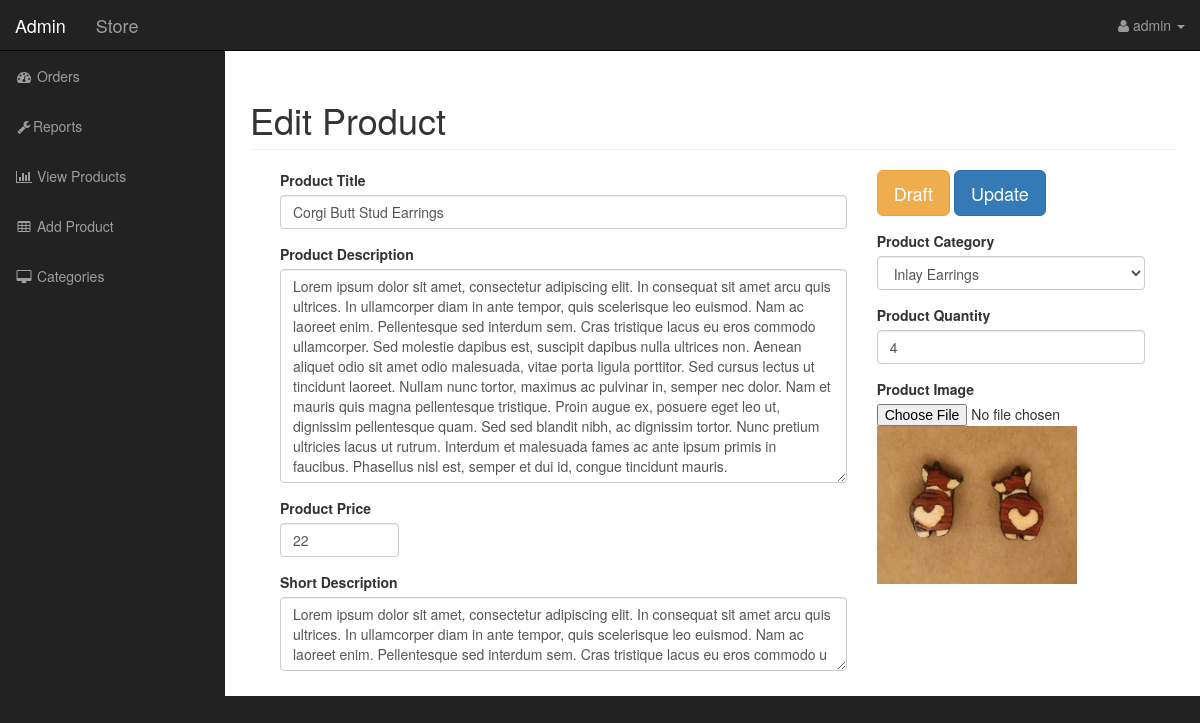
The page /admin/index.php?edit_product&id=11 (signed in) on the database its author committed.
### tables this page shows
CREATE TABLE `products` (
  `product_id` int(11) NOT NULL,
  `product_title` varchar(255) NOT NULL,
  `product_category_id` int(11) NOT NULL,
  `product_price` float NOT NULL,
  `product_qty` int(11) NOT NULL,
  `product_description` text NOT NULL,
  `short_desc` text NOT NULL,
  `product_image` varchar(255) NOT NULL
);

CREATE TABLE `categories` (
  `cat_id` int(11) NOT NULL,
  `cat_title` varchar(255) NOT NULL
);

### resources/functions.php (called while the page is built, shortened)
<?php
$upload_directory = "uploads";
function query($sql){
    global $connection;
    return mysqli_query($connection, $sql);
}
function escape_string($string){
    global $connection;
    return mysqli_real_escape_string($connection, $string);
}
function fetch_array($result){
    return mysqli_fetch_assoc($result);
}
function display_image($picture) {
    global $upload_directory;
    return $upload_directory . ds . $picture;
}
function show_product_category($product_category_id) {
$category_query = query("SELECT * FROM categories WHERE cat_id = '{$product_category_id}'");
while($category_row = fetch_array($category_query)) {
    return $category_row['cat_title'];
}
}
?>

### resources/templates/back/edit_product.php (the view, shortened to what this page needs)
<?php
  if(isset($_GET['id'])) {
    $query = query("SELECT * FROM products WHERE product_id = " . escape_string($_GET['id']) . " ");
    while($row = fetch_array($query)){
      $product_title = escape_string($row['product_title']);
      $product_category_id = escape_string($row['product_category_id']);
      $product_price = escape_string($row['product_price']);
      $product_description = escape_string($row['product_description']);
      $short_desc = escape_string($row['short_desc']);
      $product_quantity = ($row['product_qty']);
      $product_image = ($row['product_image']);
      $product_image = display_image($row['product_image']);
    }
  }
?>
<div class="col-md-12">
<div class="row">
<h1 class="page-header">
   Edit Product
</h1>
</div>
<form action="" method="post" enctype="multipart/form-data">
<div class="col-md-8">
<div class="form-group">
    <label for="product-title">Product Title </label>
        <input type="text" name="product_title" class="form-control" value="<?php echo $product_title;?>">
    </div>
    <div class="form-group">
           <label for="product-title">Product Description</label>
      <textarea name="product_description" id="" cols="30" rows="10" class="form-control"><?php echo $product_description;?></textarea>
    </div>
    <div class="form-group row">
      <div class="col-xs-3">
        <label for="product-price">Product Price</label>
        <input type="number" name="product_price" class="form-control" size="60" value="<?php echo $product_price;?>">
      </div>
    </div>
    <div class="form-group">
           <label for="product-title">Short Description</label>
      <textarea name="short_desc" id="" cols="30" rows="3" class="form-control"><?php echo $short_desc;?></textarea>
    </div>
</div>
<aside id="admin_sidebar" class="col-md-4">
     <div class="form-group">
       <input type="submit" name="draft" class="btn btn-warning btn-lg" value="Draft">
        <input type="submit" name="update" class="btn btn-primary btn-lg" value="Update">
    </div>
    <div class="form-group">
         <label for="product-title">Product Category</label>
        <select name="product_category_id" id="" class="form-control">
            <option value="<?php echo $product_category_id;?>"><?php echo show_product_category($product_category_id); ?></option>
        </select>
</div>
    <div class="form-group">
      <label for="product-title">Product Quantity</label>
         <input type="number" name="product_qty" class="form-control" value="<?php echo $product_quantity;?>">
    </div>
    <div class="form-group">
        <label for="product-title">Product Image</label>
        <input type="file" name="file">
        <img width='200' src="../../resources/<?php echo $product_image;?>" alt="">
    </div>
</aside>
</form>

### public/admin/css/sb-admin.css (style rules this page uses)
body { margin-top: 100px; background-color: #222; }
@media (min-width:768px) { body { margin-top: 50px; } }

### rows shown on the page
products: product_title "Corgi Butt Stud Earrings", product_description "Lorem ipsum dolor sit amet, consectetur adipiscing elit. In consequat sit amet arcu quis ultrices. In ullamcorper diam in ante tempor, quis scelerisque leo euismod. Nam ac laoreet enim. Pellentesque sed interdum sem. Cras tristique lacus eu eros commodo ullamcorper. Sed molestie dapibus est, suscipit dapibus nulla ultrices non. Aenean aliquet odio sit amet odio malesuada, vitae porta ligula porttitor. Sed cursus lectus ut tincidunt laoreet. Nullam nunc tortor, maximus ac pulvinar in, semper nec dolor. Nam et mauris quis magna pellentesque tristique. Proin augue ex, posuere eget leo ut, dignissim pellentesque quam. Sed sed blandit nibh, ac dignissim tortor. Nunc pretium ultricies lacus ut…", product_price "22", short_desc "Lorem ipsum dolor sit amet, consectetur adipiscing elit. In consequat sit amet arcu quis ultrices. In ullamcorper diam in ante tempor, quis scelerisque leo euismod. Nam ac laoreet enim. Pellentesque sed interdum sem. Cras tristique lacus eu eros commodo u", product_category_id "Inlay Earrings", product_qty "4", product_image (picture)

### other values the page prints
$_SESSION['username'] "admin"
